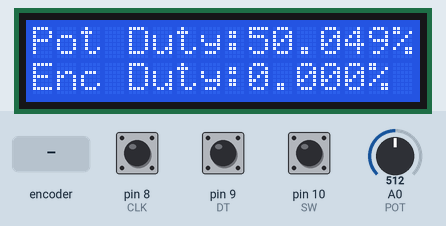
A sketch run on a simulated Arduino Uno, built with avr-gcc and run on an emulated ATmega328P. Parts: 16×2 character LCD. Inputs (shaded band) come from the test bench; at power-on: A0 (POT) = 512, pin 10 (SW) HIGH, pin 8 (CLK) HIGH, pin 9 (DT) HIGH.

Above: at 1.2 s.
1.3 s: A0 (POT) set to 108
At 1.9 s:
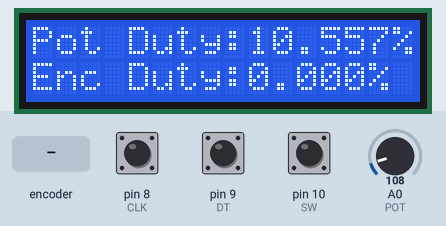
4.3 s: A0 (POT) set to 94
At 5.5 s:
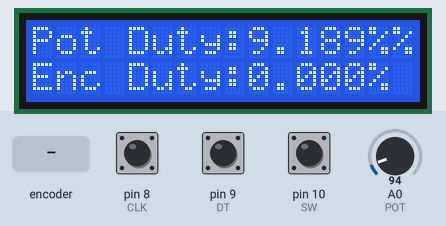
5.8 s: rotary encoder on pin 8 (CLK) / pin 9 (DT) turned 1 step (first pin leading)
At 6.2 s:
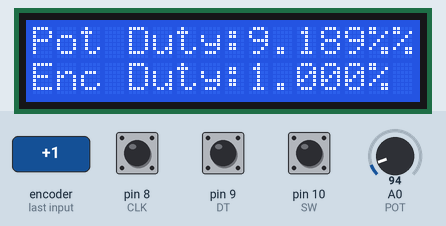
7.5 s: pin 10 (SW) pulled LOW for 0.15 s
10.6 s: pin 10 (SW) pulled LOW for 1 s
14.6 s: rotary encoder on pin 8 (CLK) / pin 9 (DT) turned 1 step (first pin leading)
At 15.2 s:
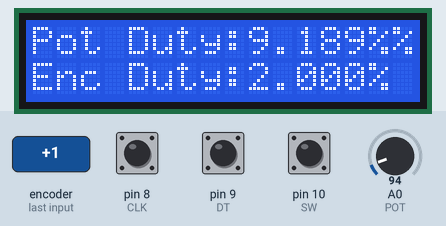
Timing chart, 0 to 17.6 s (numbered marks = the images above; inputs shaded):
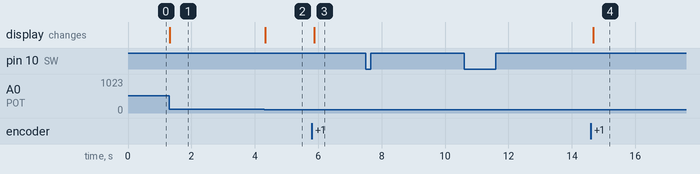

The sketch:

Encoder_Test.ino
```cpp
#include <LiquidCrystal.h>

// Initialize the LCD
LiquidCrystal lcd(12, 11, 5, 4, 3, 2); // Adjust these pin numbers to match your setup

// Rotary Encoder Inputs
#define CLK 8
#define DT 9
#define SW 10
#define POT A0

int counter = 0;
int currentStateCLK;
int lastStateCLK;
String currentDir ="";
bool fineAdjust = false;
int lastButtonState = HIGH;

void setup() {

  // Set encoder pins as inputs
  pinMode(CLK,INPUT);
  pinMode(DT,INPUT);
  pinMode(SW,INPUT_PULLUP);

  // Setup Serial Monitor
  Serial.begin(9600);

  // Initialize the LCD with 16 columns and 2 rows
  lcd.begin(16, 2);

  // Read the initial state of CLK
  lastStateCLK = digitalRead(CLK);

  // Print the static text on the LCD
  lcd.setCursor(0, 0);
  lcd.print("Pot Duty:");
  lcd.setCursor(0, 1);
  lcd.print("Enc Duty:");
}

void loop() {

  // Read the current state of CLK
  currentStateCLK = digitalRead(CLK);

  // Check if the switch is pressed
  if (digitalRead(SW) == LOW && lastButtonState == HIGH) {
    fineAdjust = !fineAdjust;
    delay(200); // Debounce delay
  }
  lastButtonState = digitalRead(SW);

  // If last and current state of CLK are different, then pulse occurred
  // React to only 1 state change to avoid double count
  if (currentStateCLK != lastStateCLK  && currentStateCLK == 1){

    // If the DT state is different than the CLK state then
    // the encoder is rotating CCW so decrement
    if (digitalRead(DT) != currentStateCLK) {
      counter += fineAdjust ? 1 : 40;
      currentDir ="CW";
    } else {
      // Encoder is rotating CW so increment
      counter -= fineAdjust ? 1 : 40;
      currentDir ="CCW";
    }

    // Constrain the counter value between 0 and 4000
    counter = constrain(counter, 0, 4000);
  }

  // Read the value from the potentiometer
  int potValue = analogRead(POT);

  // Calculate the duty cycles as percentages
  float potDutyCyclePercentage = (float)potValue / 1023.0 * 100.0;
  float encoderDutyCyclePercentage = (float)counter / 4000.0 * 100.0;

  // Display the duty cycles on the LCD
  lcd.setCursor(9, 0);
  lcd.print("     "); // Clear the previous value
  lcd.setCursor(9, 0);
  lcd.print(potDutyCyclePercentage, 3);
  lcd.print("%");

  lcd.setCursor(9, 1);
  lcd.print("     "); // Clear the previous value
  lcd.setCursor(9, 1);
  lcd.print(encoderDutyCyclePercentage, 3);
  lcd.print("%");

  // Remember last CLK state
  lastStateCLK = currentStateCLK;

  // Put in a slight delay to help debounce the reading
  delay(1);
}
```

Measured:
- the behaviour switches between 103 and 102 on A0 (POT) (found by bisection; images 1 and 2)
- after the input at 1.3 s, the display: changes at once (image 1)
- after the input at 4.3 s, the display: changes at once (image 2)
- after the input at 5.8 s, the display: changes after 0.08 s (image 3)
- after the input at 7.5 s, every drawn part: stays the same
- after the input at 10.6 s, every drawn part: stays the same
- after the input at 14.6 s, the display: changes after 0.08 s (image 4)
